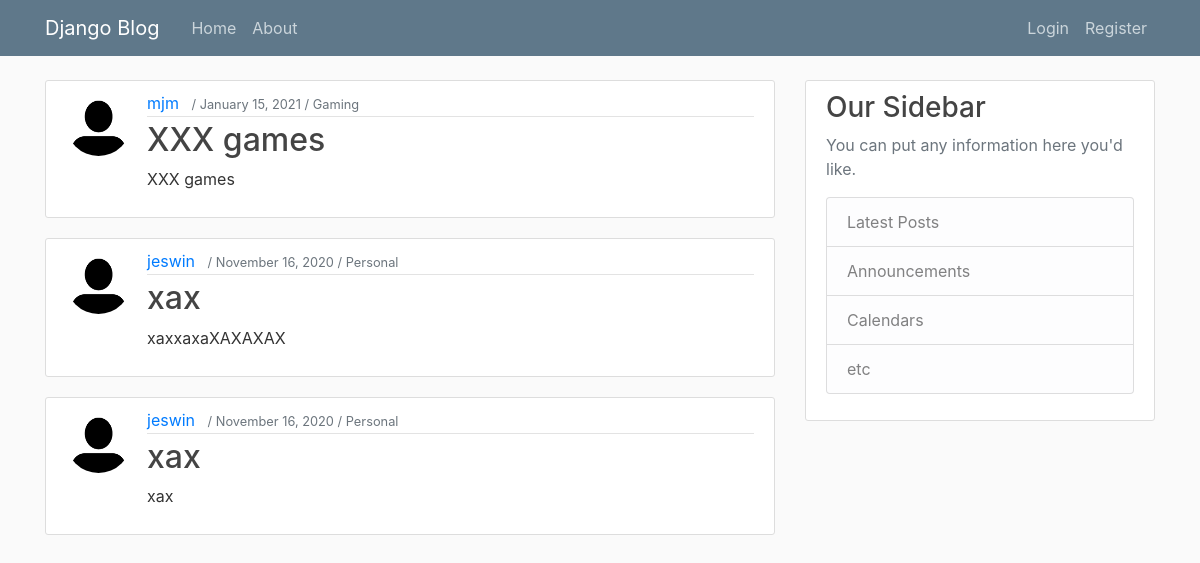
The page / on the database its author committed.
### blog/models.py (models this page shows, shortened)
class Post(models.Model):
    BLOG_CHOICES=[
        ("Personal","Personal"),
        ("Food","Food"),
        ("Travel","Travel"),
        ("Technology","Technology"),
        ("Fashion","Fashion"),
        ("Movies","Movies"),
        ("Politics","Politics"),
        ("Gaming","Gaming"),
        ("Business","Business"),
        ("Sports","Sports"),
        ]
    title = models.CharField(max_length=100)
    content = models.TextField()
    category = models.CharField(max_length=20, choices=BLOG_CHOICES, default="Personal")
    date_posted = models.DateTimeField(default=timezone.now)
    author = models.ForeignKey(User, on_delete=models.CASCADE)
    class Meta:
        ordering = ['-date_posted']

### users/models.py (models this page shows, shortened)
class Profile(models.Model):
    user = models.OneToOneField(User, on_delete=models.CASCADE)
    image = models.ImageField(default='default.jpg', upload_to='profile_pics')

### blog/views.py (the view)
# urls.py: path('', PostListView.as_view(), name='blog-home'),
class PostListView(ListView):
    model = Post
    template_name = 'blog/home.html'  # <app>/<model>_<viewtype>.html
    context_object_name = 'posts'
    paginate_by = 5

### blog/templates/blog/home.html (shortened to what this page needs)
{% extends "blog/base.html" %}
{% block content %}
    {% for post in posts %}
        <article class="media content-section">
          <img class="rounded-circle article-img" src="{{ post.author.profile.image.url }}">
          <div class="media-body">
            <div class="article-metadata">
              <a class="mr-2" href="#">{{ post.author }}</a>
              <small class="text-muted">/ {{ post.date_posted|date:"F d, Y" }} / </small>
              <small class="text-muted">{{post.category}}</small>
            </div>
            <h2><a class="article-title" href="{% url 'post-detail' post.id %}">{{ post.title }}</a></h2>
            <p class="article-content">{{ post.content }}</p>
          </div>
        </article>
    {% endfor %}
{% endblock content %}

### blog/static/blog/main.css (style rules this page uses)
body { background: #fafafa; color: #333333; margin-top: 5rem; }
h1, h2, h3, h4, h5, h6 { color: #444444; }
.content-section { background: #ffffff; padding: 10px 20px; border: 1px solid #dddddd; border-radius: 3px; margin-bottom: 20px; }
.article-title { color: #444444; }
.article-content { white-space: pre-line; }
.article-img { height: 65px; width: 65px; margin-right: 16px; }
.article-metadata { padding-bottom: 1px; margin-bottom: 4px; border-bottom: 1px solid #e3e3e3 }

### rows shown on the page
Post: author.profile.image (placeholder picture), author "mjm", date_posted "January 15, 2021", category "Gaming", title "XXX games", content "XXX games"
Post: author.profile.image (placeholder picture), author "jeswin", date_posted "November 16, 2020", category "Personal", title "xax", content "xaxxaxaXAXAXAX"
Post: author.profile.image (placeholder picture), author "jeswin", date_posted "November 16, 2020", category "Personal", title "xax", content "xax"
